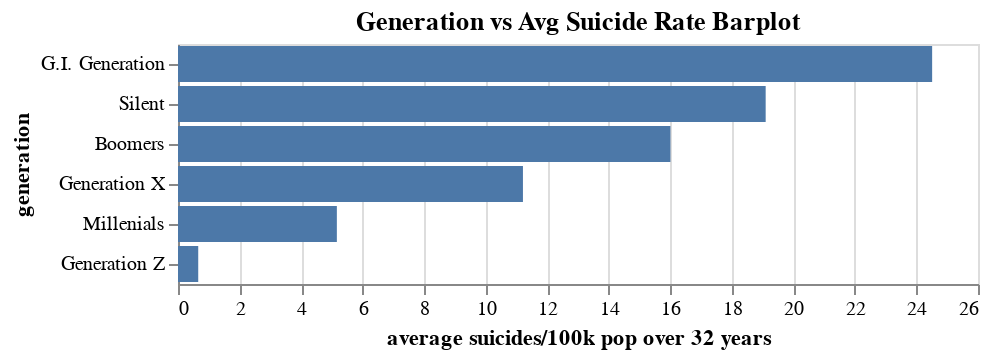

Here is the notebook cell this chart was saved with:
### Code cell
#EDA: finding a relationship between generation + suicide
d6=d.groupby(['generation','year']).sum().reset_index(level=['generation','year'])
d6['suicides/100k pop']=100000*d6['suicides_no']/d6['population']
d6=d6.groupby(['generation']).mean().reset_index(level='generation')
alt.Chart(d6).mark_bar().encode(
        x=alt.X('suicides/100k pop',title='average suicides/100k pop over 32 years'),
        y=alt.Y('generation',sort='-x')).properties(title='Generation vs Avg Suicide Rate Barplot')
# we can see that this plot and plot below are very similar

### Figure 1 — Vega-Lite specification as saved in the notebook (floating-point values rounded to 4 significant figures)
{"config": {"view": {"continuousWidth": 400, "continuousHeight": 300}}, "data": {"name": "data-c98306fb1bbb0e93f202778a5b4cee15"}, "mark": "bar", "encoding": {"x": {"type": "quantitative", "field": "suicides/100k pop", "title": "average suicides/100k pop over 32 years"}, "y": {"type": "nominal", "field": "generation", "sort": "-x"}}, "title": "Generation vs Avg Suicide Rate Barplot", "$schema": "https://vega.github.io/schema/vega-lite/v4.8.1.json", "datasets": {"data-c98306fb1bbb0e93f202778a5b4cee15": [{"generation": "Boomers", "year": 2000.0, "suicides_no": 70680.0, "population": 427300000.0, "suicides/100k pop": 16.0, "gdp_per_capita ($)": 2416000.0, "gdp_for_year ($)": 68980000000000.0}, {"generation": "G.I. Generation", "year": 1992.0, "suicides_no": 30110.0, "population": 130800000.0, "suicides/100k pop": 24.51, "gdp_per_capita ($)": 1506000.0, "gdp_for_year ($)": 52260000000000.0}, {"generation": "Generation X", "year": 2000.0, "suicides_no": 47900.0, "population": 418900000.0, "suicides/100k pop": 11.21, "gdp_per_capita ($)": 2868000.0, "gdp_for_year ($)": 83360000000000.0}, {"generation": "Generation Z", "year": 2011.0, "suicides_no": 1767.0, "population": 269300000.0, "suicides/100k pop": 0.6576, "gdp_per_capita ($)": 2687000.0, "gdp_for_year ($)": 101200000000000.0}, {"generation": "Millenials", "year": 2004.0, "suicides_no": 23980.0, "population": 400200000.0, "suicides/100k pop": 5.163, "gdp_per_capita ($)": 3574000.0, "gdp_for_year ($)": 109400000000000.0}, {"generation": "Silent", "year": 2000.0, "suicides_no": 54590.0, "population": 286500000.0, "suicides/100k pop": 19.1, "gdp_per_capita ($)": 2996000.0, "gdp_for_year ($)": 89350000000000.0}]}}
